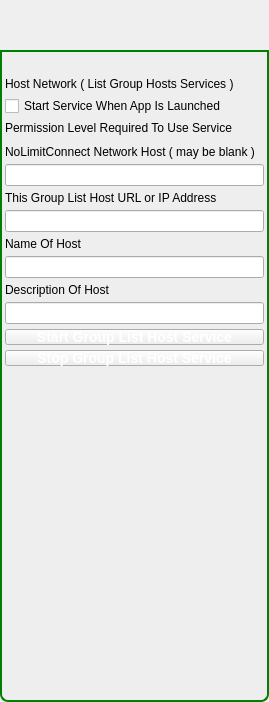
<?xml version="1.0" encoding="UTF-8"?>
<ui version="4.0">
 <class>GroupUserDlgClass</class>
 <widget class="QWidget" name="GroupAnchorDlgClass">
  <property name="geometry">
   <rect>
    <x>0</x>
    <y>0</y>
    <width>269</width>
    <height>702</height>
   </rect>
  </property>
  <property name="windowTitle">
   <string>Search</string>
  </property>
  <property name="windowIcon">
   <iconset>
    <normaloff>:/TruthOrDare/Resources/ic_people_normal.png</normaloff>:/TruthOrDare/Resources/ic_people_normal.png</iconset>
  </property>
  <property name="styleSheet">
   <string notr="true">QDialog#PhoneShakeDialogClass
{   
color: transparent;
background-color: transparent;
border: 1px solid transparent;
border-radius: 8px; 
}

#TitleGroupBox
{   
color: black;
background-color: rgb(50,238,17);
border: 2px solid green;
border-top-left-radius: 8px; 
border-top-right-radius: 8px;
}

#TitleLabel
{   
color: black;
}

#ItemsGroupBox
{   
background-color: rgb(238,238,238);
border: 2px solid green;
border-top-color: green; 
border-bottom-left-radius: 8px; 
border-bottom-right-radius: 8px;
}

#ProfileFrame
{   
background-color: white;
border: 1px solid black;
}

QPushButton
{
color: white;
font: bold 14px;
border-width: 10;
border-image: url(:/MyP2PWeb/Resources/button_green_normal.png)10;
padding: -10;
}

QPushButton:pressed
{
border-width: 10;
border-image: url(:/MyP2PWeb/Resources/button_green_pressed.png);
padding: -10;
}

QPushButton#ExitDialogButton
{
color: black;
font: bold 14px;
border-image: none;
}</string>
  </property>
  <layout class="QVBoxLayout" name="verticalLayout">
   <property name="spacing">
    <number>0</number>
   </property>
   <property name="leftMargin">
    <number>0</number>
   </property>
   <property name="topMargin">
    <number>0</number>
   </property>
   <property name="rightMargin">
    <number>0</number>
   </property>
   <property name="bottomMargin">
    <number>0</number>
   </property>
   <item>
    <widget class="TitleBarWidget" name="m_TitleBarWidget" native="true">
     <property name="sizePolicy">
      <sizepolicy hsizetype="Preferred" vsizetype="Preferred">
       <horstretch>0</horstretch>
       <verstretch>0</verstretch>
      </sizepolicy>
     </property>
     <property name="minimumSize">
      <size>
       <width>0</width>
       <height>50</height>
      </size>
     </property>
     <property name="maximumSize">
      <size>
       <width>16777215</width>
       <height>103</height>
      </size>
     </property>
    </widget>
   </item>
   <item>
    <widget class="QGroupBox" name="ItemsGroupBox">
     <property name="minimumSize">
      <size>
       <width>0</width>
       <height>0</height>
      </size>
     </property>
     <property name="title">
      <string/>
     </property>
     <layout class="QVBoxLayout" name="verticalLayout_2">
      <property name="spacing">
       <number>5</number>
      </property>
      <property name="leftMargin">
       <number>2</number>
      </property>
      <property name="topMargin">
       <number>2</number>
      </property>
      <property name="rightMargin">
       <number>2</number>
      </property>
      <property name="bottomMargin">
       <number>2</number>
      </property>
      <item>
       <widget class="QLabel" name="m_StatusLabel">
        <property name="text">
         <string notr="true"/>
        </property>
       </widget>
      </item>
      <item>
       <widget class="QLabel" name="SearchLabel">
        <property name="text">
         <string>Host Network ( List Group Hosts Services )</string>
        </property>
        <property name="wordWrap">
         <bool>true</bool>
        </property>
       </widget>
      </item>
      <item>
       <widget class="QCheckBox" name="m_StartupCheckBox">
        <property name="text">
         <string>Start Service When App Is Launched</string>
        </property>
       </widget>
      </item>
      <item>
       <widget class="QLabel" name="m_NetHostLabel">
        <property name="text">
         <string>Permission Level Required To Use Service</string>
        </property>
       </widget>
      </item>
      <item>
       <widget class="PermissionWidget" name="m_PermissionWidget" native="true"/>
      </item>
      <item>
       <widget class="QLabel" name="m_GoTvHostLabel">
        <property name="text">
         <string>NoLimitConnect Network Host ( may be blank )</string>
        </property>
       </widget>
      </item>
      <item>
       <widget class="QLineEdit" name="lineEdit"/>
      </item>
      <item>
       <widget class="QLabel" name="m_GroupHostLabel">
        <property name="text">
         <string>This Group List Host URL or IP Address</string>
        </property>
       </widget>
      </item>
      <item>
       <widget class="QLineEdit" name="lineEdit_2"/>
      </item>
      <item>
       <widget class="QLabel" name="label">
        <property name="text">
         <string>Name Of Host</string>
        </property>
       </widget>
      </item>
      <item>
       <widget class="QLineEdit" name="lineEdit_3"/>
      </item>
      <item>
       <widget class="QLabel" name="label_2">
        <property name="text">
         <string>Description Of Host</string>
        </property>
       </widget>
      </item>
      <item>
       <widget class="QLineEdit" name="lineEdit_4"/>
      </item>
      <item>
       <widget class="QPushButton" name="m_StartButton">
        <property name="text">
         <string>Start Group List Host Service</string>
        </property>
       </widget>
      </item>
      <item>
       <widget class="QPushButton" name="m_ConnectToHostButton">
        <property name="sizePolicy">
         <sizepolicy hsizetype="Minimum" vsizetype="Preferred">
          <horstretch>0</horstretch>
          <verstretch>0</verstretch>
         </sizepolicy>
        </property>
        <property name="minimumSize">
         <size>
          <width>0</width>
          <height>0</height>
         </size>
        </property>
        <property name="text">
         <string>Stop Group List Host Service</string>
        </property>
       </widget>
      </item>
      <item>
       <widget class="QLabel" name="m_GroupUserStatusLabel">
        <property name="font">
         <font>
          <pointsize>10</pointsize>
         </font>
        </property>
        <property name="text">
         <string/>
        </property>
       </widget>
      </item>
      <item>
       <widget class="FriendListWidget" name="friendListWidget" native="true">
        <property name="sizePolicy">
         <sizepolicy hsizetype="Expanding" vsizetype="Expanding">
          <horstretch>0</horstretch>
          <verstretch>0</verstretch>
         </sizepolicy>
        </property>
       </widget>
      </item>
     </layout>
    </widget>
   </item>
  </layout>
 </widget>
 <customwidgets>
  <customwidget>
   <class>TitleBarWidget</class>
   <extends>QWidget</extends>
   <header>TitleBarWidget.h</header>
   <container>1</container>
  </customwidget>
  <customwidget>
   <class>FriendListWidget</class>
   <extends>QWidget</extends>
   <header>FriendListWidget.h</header>
   <container>1</container>
  </customwidget>
  <customwidget>
   <class>PermissionWidget</class>
   <extends>QWidget</extends>
   <header>PermissionWidget.h</header>
   <container>1</container>
  </customwidget>
 </customwidgets>
 <resources>
  <include location="../gotvcommon.qrc"/>
 </resources>
 <connections/>
</ui>
